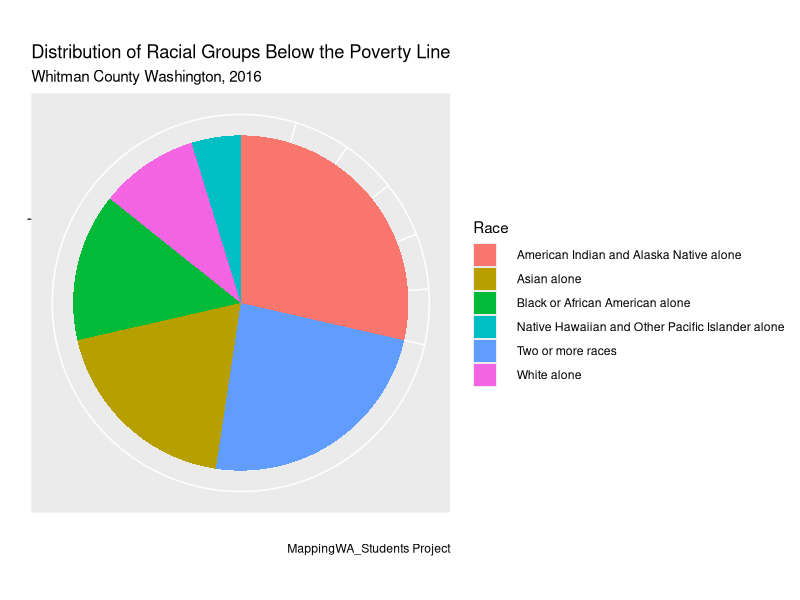

Source code (R):
# How are Race and Poverty Related?
library("tidyr")
library("tidyverse")
library("stringr")

# All data files by year
census_data_2016 <- read.csv("../source/census_bureau_data/us_census_bureau_2016.csv")
census_data_2017 <- read.csv("../source/census_bureau_data/us_census_bureau_2017.csv")
census_data_2018 <- read.csv("../source/census_bureau_data/us_census_bureau_2018.csv")
census_data_2019 <- read.csv("../source/census_bureau_data/us_census_bureau_2019.csv")
census_data_2020 <- read.csv("../source/census_bureau_data/us_census_bureau_2020.csv")


# 2016 data
data_2016 <- census_data_2016 %>%
  gather(key = counties, value = feature, -Label) %>%
  filter(
    str_detect(Label, "White alone$") |
      str_detect(Label, "Black") |
      str_detect(Label, "Native") |
      str_detect(Label, "Asian") |
      str_detect(Label, "Two or more races")
  ) %>%
  filter(
    str_detect(counties, "Percent") &
      !str_detect(counties, "Error")
  )

race_data_2016 <- data_2016 %>%
  mutate(year = c(rep(2016, nrow(data_2016)))) %>%
  rename(race = Label) %>%
  rename(percent = feature) %>%
  select(year, race, counties, percent)

# 2017 data
data_2017 <- census_data_2017 %>%
  gather(key = counties, value = feature, -Label) %>%
  filter(
    str_detect(Label, "White alone$") |
      str_detect(Label, "Black") |
      str_detect(Label, "Native") |
      str_detect(Label, "Asian") |
      str_detect(Label, "Two or more races")
  ) %>%
  filter(
    str_detect(counties, "Percent") &
      !str_detect(counties, "Error")
  )

race_data_2017 <- data_2017 %>%
  mutate(year = c(rep(2017, nrow(data_2017)))) %>%
  rename(race = Label) %>%
  rename(percent = feature) %>%
  select(year, race, counties, percent)



# 2018 data
data_2018 <- census_data_2018 %>%
  gather(key = counties, value = feature, -Label) %>%
  filter(
    str_detect(Label, "White alone$") |
      str_detect(Label, "Black") |
      str_detect(Label, "Native") |
      str_detect(Label, "Asian") |
      str_detect(Label, "Two or more races")
  ) %>%
  filter(
    str_detect(counties, "Percent") &
      !str_detect(counties, "Error")
  )

race_data_2018 <- data_2018 %>%
  mutate(year = c(rep(2018, nrow(data_2018)))) %>%
  rename(race = Label) %>%
  rename(percent = feature) %>%
  select(year, race, counties, percent)




# 2019 data 
data_2019 <- census_data_2019 %>%
  gather(key = counties, value = feature, -Label) %>%
  filter(
    str_detect(Label, "White alone$") |
      str_detect(Label, "Black") |
      str_detect(Label, "Native") |
      str_detect(Label, "Asian") |
      str_detect(Label, "Two or more races")
  ) %>%
  filter(
    str_detect(counties, "Percent") &
      !str_detect(counties, "Error")
  )

race_data_2019 <- data_2019 %>%
  mutate(year = c(rep(2019, nrow(data_2019)))) %>%
  rename(race = Label) %>%
  rename(percent = feature) %>%
  select(year, race, counties, percent)


# 2020 data
data_2020 <- census_data_2020 %>%
  gather(key = counties, value = feature, -Label) %>%
  filter(
    str_detect(Label, "White alone$") |
      str_detect(Label, "Black") |
      str_detect(Label, "Native") |
      str_detect(Label, "Asian") |
      str_detect(Label, "Two or more races")
  ) %>%
  filter(
    str_detect(counties, "Percent") &
      !str_detect(counties, "Error")
  )

race_data_2020 <- data_2020 %>%
  mutate(year = c(rep(2020, nrow(data_2020)))) %>%
  rename(race = Label) %>%
  rename(percent = feature) %>%
  select(year, race, counties, percent)


# Combine all data frames of the different years
census_data <- rbind(race_data_2016, race_data_2017, race_data_2018, race_data_2019, race_data_2020)

## filtering specific county "Whitman" in 2016 for RMD HTML FILE
whitman_county_2016 <- census_data %>%
  filter(str_detect(counties, "Whitman")) %>%
  filter(year == "2016")

# data wrangle for later TO TURN PERCENT INTO NUM AND THEN SROP NA VALUE
census_data <- census_data %>%
  filter(percent != "-") %>%
  mutate(percentage_number = as.numeric(gsub("%", "", percent))) %>%
  drop_na() %>%
  mutate(race = str_trim(race)) %>%
  select(year, race, percentage_number)
#View(census_data)  

# PIE CHART FUNCTION FOR RMD HTML
library("ggplot2")

plot_labels <- labs(
  x = "",
  y = "",
  title = "Distribution of Racial Groups Below the Poverty Line",
  subtitle = "Whitman County Washington, 2016",
  caption = "MappingWA_Students Project",
  alt = "Distribution of Racial Groups Below the Poverty Line in Adams County, WA, 2016"
)


## chart function
pie_chart_race_and_poverty <- function(census_data) {
  chart <- ggplot(data = whitman_county_2016) +
    geom_bar(
      mapping = aes(x = "", y = percent, fill = race),
      stat = "identity",
      width = 1,
    ) +
    coord_polar("y", start = 0) +
    plot_labels +
    guides(fill = guide_legend(title = "Race")) +
    theme(
      axis.text = element_blank()
    )
  return(chart)
}


p <- pie_chart_race_and_poverty(census_data)
p
